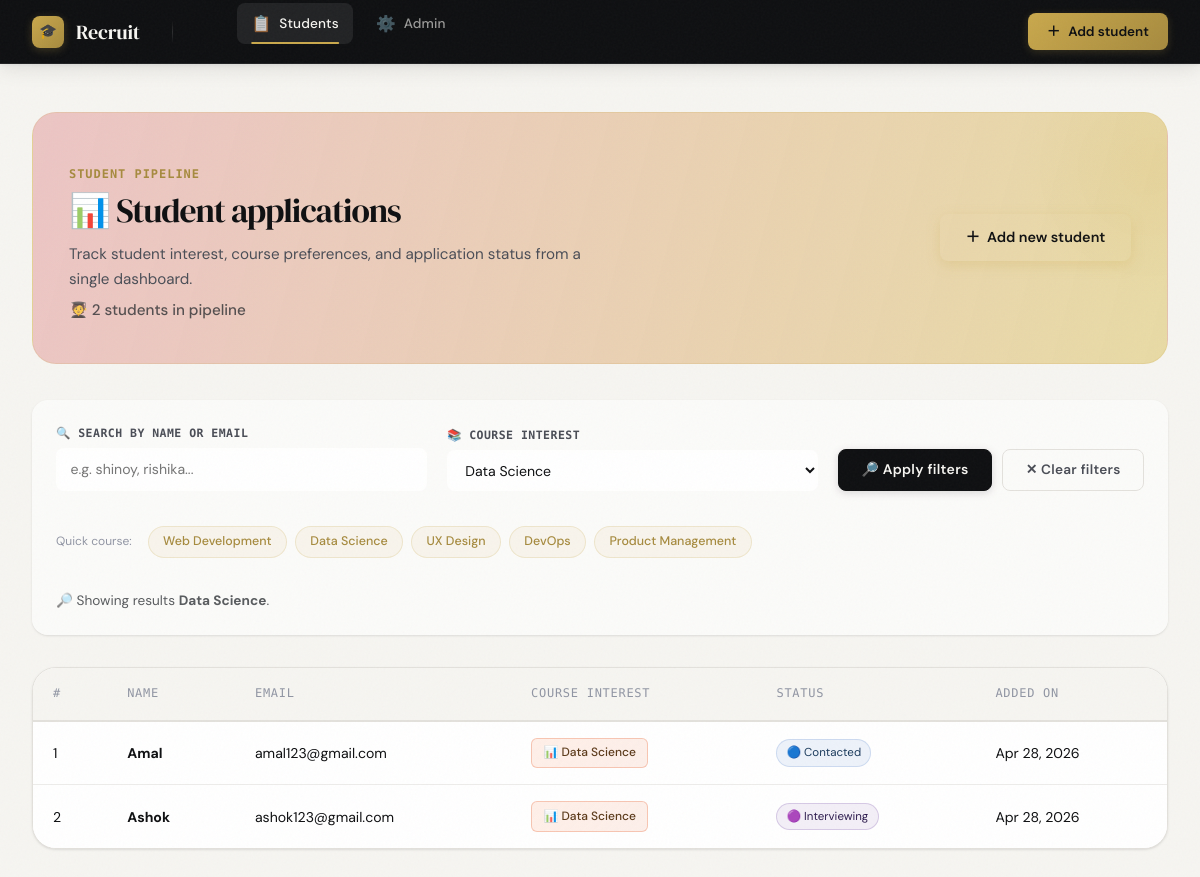
The app's page /?course_interest=data_science with its own data.
### students/models.py (models this page shows, shortened)
class Student(models.Model):
	COURSE_CHOICES = [
		("web_development", "Web Development"),
		("data_science", "Data Science"),
		("ux_design", "UX Design"),
		("devops", "DevOps"),
		("product_management", "Product Management"),
	]
	STATUS_CHOICES = [
		("new", "New"),
		("contacted", "Contacted"),
		("interviewing", "Interviewing"),
		("accepted", "Accepted"),
		("rejected", "Rejected"),
	]
	name = models.CharField(max_length=120)
	email = models.EmailField(unique=True)
	course_interest = models.CharField(max_length=32, choices=COURSE_CHOICES)
	status = models.CharField(max_length=24, choices=STATUS_CHOICES, default="new")
	created_at = models.DateTimeField(auto_now_add=True)

### students/views.py (the view)
# urls.py: path("", views.student_list, name="list"),
def student_list(request):
	query = request.GET.get("q", "").strip()
	course_interest = request.GET.get("course_interest", "").strip()
	students = Student.objects.all().order_by("-created_at")
	if query:
		students = students.filter(Q(name__icontains=query) | Q(email__icontains=query))
	if course_interest:
		students = students.filter(course_interest=course_interest)
	course_interest_label = dict(Student.COURSE_CHOICES).get(course_interest, "")
	context = {
		"students": students,
		"query": query,
		"course_interest": course_interest,
		"course_interest_label": course_interest_label,
		"course_choices": Student.COURSE_CHOICES,
		"total_count": students.count(),
	}
	return render(request, "students/student_list.html", context)

### students/templates/students/student_list.html (shortened to what this page needs)
{% extends 'students/base.html' %}
{% load static %}
{% block content %}
<div class="page-hero-card">
    <div class="title-group">
        <p class="eyebrow">Student pipeline</p>
        <h1>📊 Student applications</h1>
        <p>Track student interest, course preferences, and application status from a single dashboard.</p>
        <p class="text-muted" style="margin-top: 0.35rem; font-weight: 500;">
            🧑‍🎓 {{ total_count }} student{{ total_count|pluralize }} in pipeline
        </p>
    </div>
    <a href="{% url 'students:add' %}" class="btn-hero">
        <span aria-hidden="true">＋</span> Add new student
    </a>
</div>
<div class="toolbar-card">
    <form method="get" class="toolbar-grid">
        <div>
            <label for="q">🔍 Search by name or email</label>
            <input type="search" id="q" name="q" value="{{ query }}" placeholder="e.g. shinoy, rishika...">
        </div>
        <div>
            <label for="course_interest">📚 Course interest</label>
            <select id="course_interest" name="course_interest">
                {% for value, label in course_choices %}
                    <option value="{{ value }}"{% if value == course_interest %} selected{% endif %}>{{ label }}</option>
                {% endfor %}
            </select>
        </div>
        <div class="toolbar-actions">
            <button type="submit" class="btn btn-primary">
                🔎 Apply filters
            </button>
            {% if query or course_interest %}
            <a href="{% url 'students:list' %}" class="btn btn-outline-secondary">
                ✕ Clear filters
            </a>
            {% endif %}
        </div>
    </form>
    <div class="toolbar-pill-list">
        <span style="font-size: 0.75rem; color: var(--ink-ghost); margin-right: 0.5rem;">Quick course:</span>
        {% for value, label in course_choices|slice:':5' %}
            <a href="?course_interest={{ value }}" class="toolbar-pill">{{ label }}</a>
        {% endfor %}
    </div>
    {% if query or course_interest %}
    <p class="text-muted" style="margin-top: 1rem; margin-bottom: 0; font-size: 0.85rem;">
        🔎 Showing results{% if query %} for “<strong>{{ query }}</strong>”{% endif %}
        {% if course_interest %}<strong>{{ course_interest_label }}</strong>{% endif %}.
    </p>
    {% endif %}
</div>
<div class="card">
    <div class="card-body p-0">
        <div class="table-responsive">
            <table class="table table-hover mb-0">
                <thead>
                    <tr>
                        <th>#</th>
                        <th>Name</th>
                        <th>Email</th>
                        <th>Course Interest</th>
                        <th>Status</th>
                        <th>Added On</th>
                    </tr>
                </thead>
                <tbody>
                    {% for student in students %}
                    <tr>
                        <td>{{ forloop.counter }}</td>
                        <td><strong>{{ student.name }}</strong></td>
                        <td>{{ student.email }}</td>
                        <td>
                            {% if student.course_interest == 'web_development' %}
                                <span class="badge-course badge-course-web">💻 {{ student.get_course_interest_display }}</span>
                            {% elif student.course_interest == 'data_science' %}
                                <span class="badge-course badge-course-data">📊 {{ student.get_course_interest_display }}</span>
                            {% elif student.course_interest == 'ux_design' %}
                                <span class="badge-course badge-course-design">🎨 {{ student.get_course_interest_display }}</span>
                            {% elif student.course_interest == 'devops' %}
                                <span class="badge-course badge-course-devops">⚙️ {{ student.get_course_interest_display }}</span>
                            {% elif student.course_interest == 'product_management' %}
                                <span class="badge-course badge-course-product">📈 {{ student.get_course_interest_display }}</span>
                            {% else %}
                                <span class="badge-course">{{ student.get_course_interest_display }}</span>
                            {% endif %}
                        </td>
                        <td>
                            {% if student.status == 'new' %}
                                <span class="status-badge badge-new">🟡 New</span>
                            {% elif student.status == 'contacted' %}
                                <span class="status-badge badge-contacted">🔵 Contacted</span>
                            {% elif student.status == 'interviewing' %}
                                <span class="status-badge badge-interviewing">🟣 Interviewing</span>
                            {% elif student.status == 'accepted' %}
                                <span class="status-badge badge-accepted">🟢 Accepted</span>
                            {% elif student.status == 'rejected' %}
                                <span class="status-badge badge-rejected">🔴 Rejected</span>
                            {% else %}
                                <span class="status-badge badge-secondary">{{ student.status }}</span>
                            {% endif %}
                        </td>
                        <td>{{ student.created_at|date:"M d, Y" }}</td>
                    </tr>
                    {% endfor %}
                </tbody>
            </table>
        </div>
    </div>
</div>
{% endblock %}

### students/templates/students/student_list.html (style rules this page uses)
.page-hero-card { display: flex; flex-wrap: wrap; align-items: center; justify-content: space-between; gap: 2rem; background: linear-gradient(105deg, rgba(233, 185, 185, 0.8) 0%, rgba(231, 216, 156, 0.9) 100%); backdrop-filter: blur(14px); -webkit-backdrop-filter: blur(14px); border: 1px solid rgba(201,168,76,0.18); border-radius: var(--radius-xl); padding: 2.5rem 2.25rem; margin-bottom: 2.25rem; box-shadow: var(--shadow-gold), var(--shadow-sm); position: relative; overflow: hidden; }
.page-hero-card::before { content: ''; position: absolute; top: -30%; right: -10%; width: 260px; height: 260px; background: radial-gradient(circle, rgba(201,168,76,0.12) 0%, transparent 70%); pointer-events: none; }
.title-group .eyebrow { font-family: var(--font-mono); font-size: 0.75rem; font-weight: 600; letter-spacing: 0.08em; text-transform: uppercase; color: var(--gold-dark); margin-bottom: 0.4rem; }
.title-group h1 { font-family: var(--font-display); font-size: 2.1rem; font-weight: 400; color: var(--ink); line-height: 1.15; margin-bottom: 0.65rem; }
.title-group p { color: var(--ink-soft); font-size: 0.95rem; max-width: 540px; line-height: 1.65; }
.btn-hero { display: inline-flex; align-items: center; gap: 0.45rem; padding: 0.75rem 1.6rem; background: var(--accent-gradient); color: #0e0f11; font-weight: 600; font-size: 0.9rem; border-radius: var(--radius); text-decoration: none; box-shadow: 0 4px 14px rgba(201,168,76,0.25); transition: all 0.25s var(--ease-in-out); white-space: nowrap; }
.toolbar-card { background: rgba(255,255,255,0.6); backdrop-filter: blur(12px); -webkit-backdrop-filter: blur(12px); border: 1px solid var(--surface-3); border-radius: var(--radius-lg); padding: 1.5rem; margin-bottom: 2rem; box-shadow: var(--shadow-sm); }
.toolbar-grid { display: grid; grid-template-columns: 1fr 1fr auto; gap: 1.25rem; align-items: end; }
.toolbar-grid label { font-family: var(--font-mono); font-size: 0.72rem; font-weight: 600; letter-spacing: 0.04em; text-transform: uppercase; color: var(--ink-soft); margin-bottom: 0.35rem; display: block; }
.toolbar-grid input, .toolbar-grid select { width: 100%; border: 1px solid var(--surface-3); border-radius: var(--radius); padding: 0.65rem 0.9rem; font-size: 0.88rem; background: rgba(255,255,255,0.7); backdrop-filter: blur(4px); -webkit-backdrop-filter: blur(4px); transition: all 0.2s; }
.toolbar-actions { display: flex; gap: 0.65rem; align-items: center; }
.toolbar-pill-list { display: flex; flex-wrap: wrap; gap: 0.5rem; margin-top: 1.2rem; }
.toolbar-pill { display: inline-flex; align-items: center; gap: 0.2rem; padding: 0.3rem 0.9rem; border-radius: 50px; background: rgba(201,168,76,0.08); border: 1px solid rgba(201,168,76,0.2); color: var(--gold-dark); font-size: 0.78rem; font-weight: 500; text-decoration: none; transition: all 0.2s; }
.table tbody td { vertical-align: middle; }
.status-badge { display: inline-flex; align-items: center; gap: 0.4rem; font-size: 0.72rem; padding: 0.3em 0.8em; border-radius: 20px; }
.badge-contacted { background: rgba(76,126,201,0.1); color: #1a3a5c; border: 1px solid rgba(76,126,201,0.2); }
.badge-interviewing { background: rgba(102,51,153,0.08); color: #2d1b4e; border: 1px solid rgba(102,51,153,0.2); }
.badge-course { display: inline-flex; align-items: center; gap: 0.4rem; font-size: 0.75rem; padding: 0.4em 0.95em; border-radius: 6px; font-weight: 500; border: 1px solid transparent; }
.badge-course-data { background: linear-gradient(135deg, rgba(255,150,100,0.15) 0%, rgba(230,100,50,0.1) 100%); color: #5c3a1a; border-color: rgba(230,100,50,0.3); }

### records on screen
Student: name "Amal", email "amal123@gmail.com", course_interest "Data Science", status "🔵 Contacted", created_at "Apr 28, 2026"
Student: name "Ashok", email "ashok123@gmail.com", course_interest "Data Science", status "🟣 Interviewing", created_at "Apr 28, 2026"

### other values on screen
{{ total_count }} "2"
{{ label }} "Web Development" "Data Science" "UX Design" "DevOps" "Product Management"
{{ course_interest_label }} "Data Science"
form field course_interest "Data Science"
